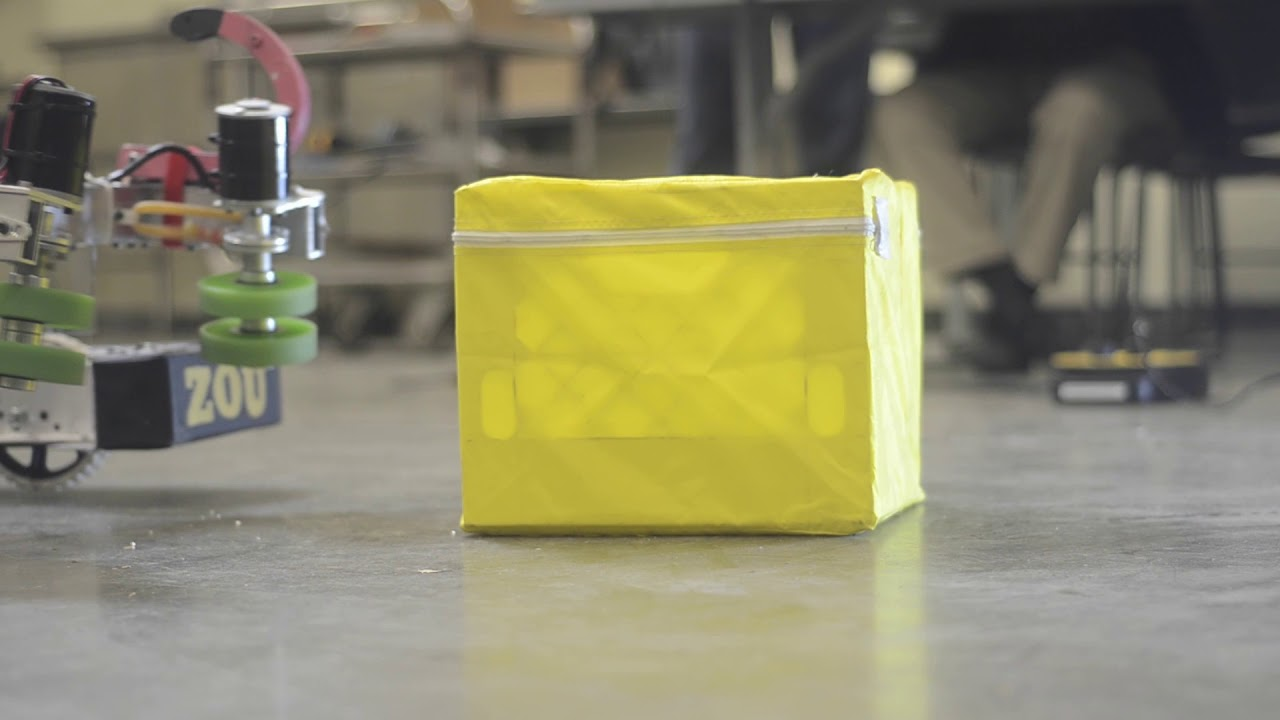
#> input picture Python/cube.jpg, 1280 x 720 px
$ python -i grip.py   (imports and definitions only)   (older library calls are emulated)
#> lines starting #> are read from the running program, lines starting #| are printed output that depends on the picture; after the words box and inside, x2 and y2 are one past the last pixel; in counts of white or black regions, pixels touching at a corner belong together
#> further down, picture is the input picture: shape (720, 1280, 3); mean B, G, R 106.3, 135.4, 139
import cv2
import numpy
import math
from enum import Enum

class GripPipeline:
    """
    An OpenCV pipeline generated by GRIP.
    """

    def __init__(self):
        """initializes all values to presets or None if need to be set
        """

        self.__hsv_threshold_hue = [27.841727081820252, 90.30716489199484]
        self.__hsv_threshold_saturation = [78.88489121155773, 255.0]
        self.__hsv_threshold_value = [98.14748463870811, 255.0]

        self.hsv_threshold_output = None

        self.__cv_erode_src = self.hsv_threshold_output
        self.__cv_erode_kernel = None
        self.__cv_erode_anchor = (-1, -1)
        self.__cv_erode_iterations = 1.0
        self.__cv_erode_bordertype = cv2.BORDER_CONSTANT
        self.__cv_erode_bordervalue = (-1)

        self.cv_erode_output = None

        self.__find_contours_input = self.cv_erode_output
        self.__find_contours_external_only = False

        self.find_contours_output = None

        self.__filter_contours_contours = self.find_contours_output
        self.__filter_contours_min_area = 200.0
        self.__filter_contours_min_perimeter = 0.0
        self.__filter_contours_min_width = 0
        self.__filter_contours_max_width = 1000
        self.__filter_contours_min_height = 0
        self.__filter_contours_max_height = 1000
        self.__filter_contours_solidity = [0, 100]
        self.__filter_contours_max_vertices = 1000000
        self.__filter_contours_min_vertices = 0
        self.__filter_contours_min_ratio = 0
        self.__filter_contours_max_ratio = 1000

        self.filter_contours_output = None

        self.__convex_hulls_contours = self.filter_contours_output

        self.convex_hulls_output = None


    def process(self, source0):
        """
        Runs the pipeline and sets all outputs to new values.
        """
        # Step HSV_Threshold0:
        self.__hsv_threshold_input = source0
        (self.hsv_threshold_output) = self.__hsv_threshold(self.__hsv_threshold_input, self.__hsv_threshold_hue, self.__hsv_threshold_saturation, self.__hsv_threshold_value)

        # Step CV_erode0:
        self.__cv_erode_src = self.hsv_threshold_output
        (self.cv_erode_output) = self.__cv_erode(self.__cv_erode_src, self.__cv_erode_kernel, self.__cv_erode_anchor, self.__cv_erode_iterations, self.__cv_erode_bordertype, self.__cv_erode_bordervalue)

        # Step Find_Contours0:
        self.__find_contours_input = self.cv_erode_output
        (self.find_contours_output) = self.__find_contours(self.__find_contours_input, self.__find_contours_external_only)

        # Step Filter_Contours0:
        self.__filter_contours_contours = self.find_contours_output
        (self.filter_contours_output) = self.__filter_contours(self.__filter_contours_contours, self.__filter_contours_min_area, self.__filter_contours_min_perimeter, self.__filter_contours_min_width, self.__filter_contours_max_width, self.__filter_contours_min_height, self.__filter_contours_max_height, self.__filter_contours_solidity, self.__filter_contours_max_vertices, self.__filter_contours_min_vertices, self.__filter_contours_min_ratio, self.__filter_contours_max_ratio)

        # Step Convex_Hulls0:
        self.__convex_hulls_contours = self.filter_contours_output
        (self.convex_hulls_output) = self.__convex_hulls(self.__convex_hulls_contours)


    @staticmethod
    def __hsv_threshold(input, hue, sat, val):
        """Segment an image based on hue, saturation, and value ranges.
        Args:
            input: A BGR numpy.ndarray.
            hue: A list of two numbers the are the min and max hue.
            sat: A list of two numbers the are the min and max saturation.
            lum: A list of two numbers the are the min and max value.
        Returns:
            A black and white numpy.ndarray.
        """
        out = cv2.cvtColor(input, cv2.COLOR_BGR2HSV)
#> out: shape (720, 1280, 3); mean H, S, V 35.8, 52.8, 140.2
        return cv2.inRange(out, (hue[0], sat[0], val[0]),  (hue[1], sat[1], val[1]))
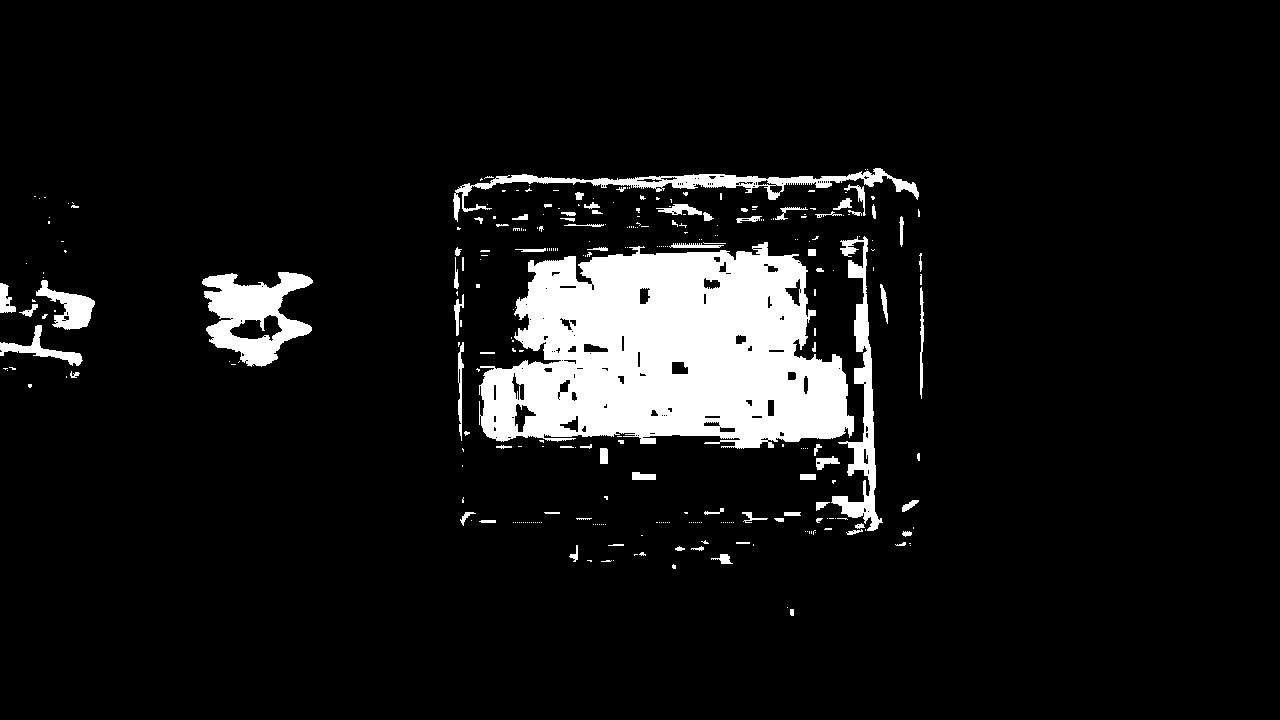
#> returned value: shape (720, 1280); 8.3% white; 299 white regions (218 under 20 px), largest, box (x1, y1, x2, y2) and area: (479, 242, 854, 449) 54869, (202, 272, 313, 367) 5545, (453, 168, 919, 222) 4028

    @staticmethod
    def __cv_erode(src, kernel, anchor, iterations, border_type, border_value):
        """Expands area of lower value in an image.
        Args:
           src: A numpy.ndarray.
           kernel: The kernel for erosion. A numpy.ndarray.
           iterations: the number of times to erode.
           border_type: Opencv enum that represents a border type.
           border_value: value to be used for a constant border.
        Returns:
            A numpy.ndarray after erosion.
        """
        return cv2.erode(src, kernel, anchor, iterations = (int) (iterations +0.5),
                            borderType = border_type, borderValue = border_value)

    @staticmethod
    def __find_contours(input, external_only):
        """Sets the values of pixels in a binary image to their distance to the nearest black pixel.
        Args:
            input: A numpy.ndarray.
            external_only: A boolean. If true only external contours are found.
        Return:
            A list of numpy.ndarray where each one represents a contour.
        """
        if(external_only):
            mode = cv2.RETR_EXTERNAL
        else:
            mode = cv2.RETR_LIST
        method = cv2.CHAIN_APPROX_SIMPLE
        im2, contours, hierarchy =cv2.findContours(input, mode=mode, method=method)
        return contours

    @staticmethod
    def __filter_contours(input_contours, min_area, min_perimeter, min_width, max_width,
                        min_height, max_height, solidity, max_vertex_count, min_vertex_count,
                        min_ratio, max_ratio):
        """Filters out contours that do not meet certain criteria.
        Args:
            input_contours: Contours as a list of numpy.ndarray.
            min_area: The minimum area of a contour that will be kept.
            min_perimeter: The minimum perimeter of a contour that will be kept.
            min_width: Minimum width of a contour.
            max_width: MaxWidth maximum width.
            min_height: Minimum height.
            max_height: Maximimum height.
            solidity: The minimum and maximum solidity of a contour.
            min_vertex_count: Minimum vertex Count of the contours.
            max_vertex_count: Maximum vertex Count.
            min_ratio: Minimum ratio of width to height.
            max_ratio: Maximum ratio of width to height.
        Returns:
            Contours as a list of numpy.ndarray.
        """
#> called with min_area = 200, min_perimeter = 0, min_width = 0, max_width = 1000, min_height = 0, max_height = 1000, max_vertex_count = 1000000, min_vertex_count = 0
        output = []
        for contour in input_contours:
            x,y,w,h = cv2.boundingRect(contour)
            if (w < min_width or w > max_width):
                continue
            if (h < min_height or h > max_height):
                continue
            area = cv2.contourArea(contour)
            if (area < min_area):
                continue
            if (cv2.arcLength(contour, True) < min_perimeter):
                continue
            hull = cv2.convexHull(contour)
            solid = 100 * area / cv2.contourArea(hull)
            if (solid < solidity[0] or solid > solidity[1]):
                continue
            if (len(contour) < min_vertex_count or len(contour) > max_vertex_count):
                continue
            ratio = (float)(w) / h
            if (ratio < min_ratio or ratio > max_ratio):
                continue
            output.append(contour)
        return output

    @staticmethod
    def __convex_hulls(input_contours):
        """Computes the convex hulls of contours.
        Args:
            input_contours: A list of numpy.ndarray that each represent a contour.
        Returns:
            A list of numpy.ndarray that each represent a contour.
        """
        output = []
        for contour in input_contours:
            output.append(cv2.convexHull(contour))
        return output

>>> import cv2
>>> picture = cv2.imread('cube.jpg')
>>> result = GripPipeline().process(picture)
